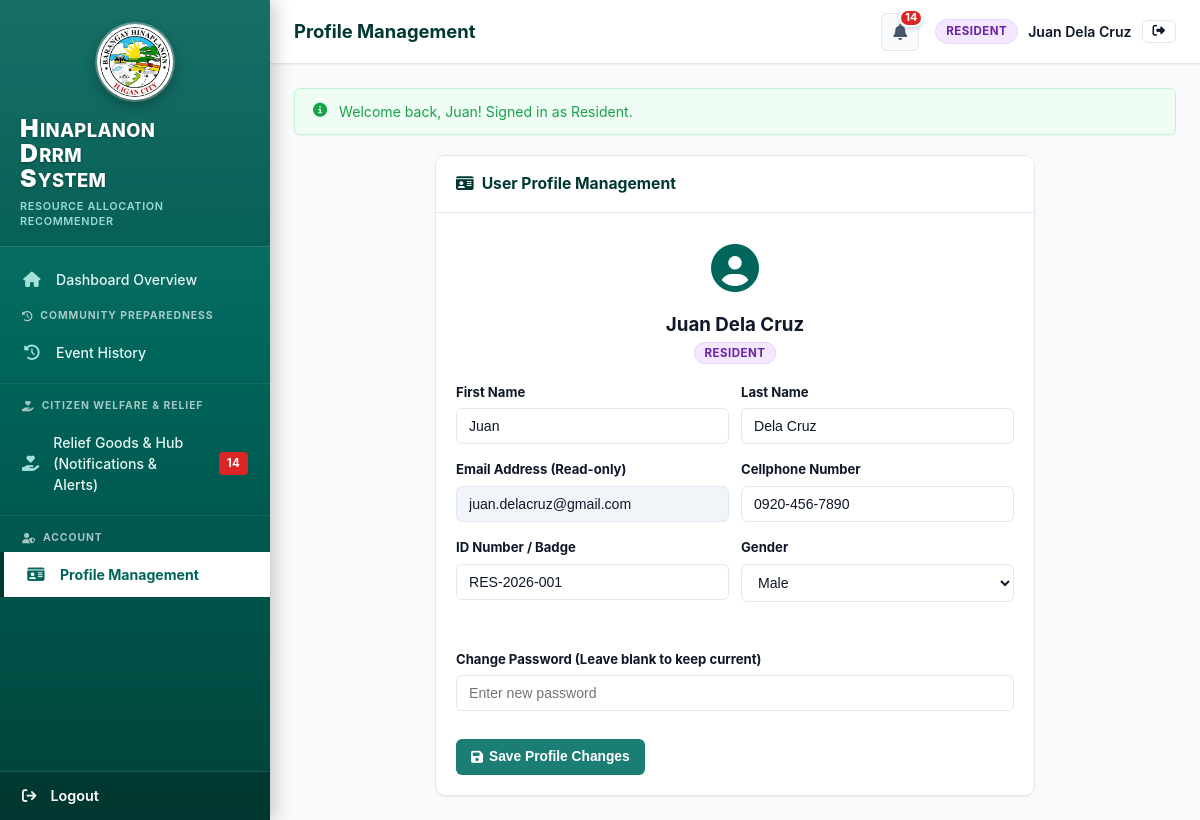
Page /index.php?route=profile (signed in) on the committed database.
### tables this page shows
CREATE TABLE users (
    user_id INTEGER PRIMARY KEY AUTOINCREMENT,
    user_type TEXT NOT NULL CHECK(user_type IN ('ICDRRMO', 'Barangay Head', 'Responder', 'Resident')),
    id_number TEXT,
    image TEXT,
    lastname TEXT NOT NULL,
    firstname TEXT NOT NULL,
    gender TEXT CHECK(gender IN ('Male', 'Female', 'Other', '')),
    cellphone_number TEXT,
    email TEXT UNIQUE NOT NULL,
    password_hash TEXT NOT NULL,
    is_approved INTEGER NOT NULL DEFAULT 1, -- Auto-approved for admin/official; 0 for new Residents
    approved_by INTEGER,
    approved_at DATETIME,
    rejection_reason TEXT,
    created_at DATETIME DEFAULT CURRENT_TIMESTAMP,
    updated_at DATETIME DEFAULT CURRENT_TIMESTAMP,
    deleted_at DATETIME
, middle_name TEXT NULL, age INTEGER NULL, birthdate DATE NULL, purok_id INTEGER NULL, username TEXT NULL, plain_password TEXT);

### views/users/profile.php (the view, shortened to what the rows shown need)
<div class="card" style="max-width: 600px; margin: 0 auto;">
    <div class="card-header">
        <div class="card-title"><i class="fa fa-id-card"></i> User Profile Management</div>
    </div>
    <div class="card-body">
        <form action="index.php?route=profile" method="POST">
            <div style="text-align: center; margin-bottom: 20px;">
                <div style="font-size: 3rem; color: var(--primary);"><i class="fa fa-circle-user"></i></div>
                <h3 style="margin-top: 6px;"><?= htmlspecialchars($user['firstname'] . ' ' . $user['lastname']) ?></h3>
                <span class="role-pill role-<?= strtolower(str_replace(' ', '-', $user['user_type'])) ?>">
                    <?= htmlspecialchars($user['user_type']) ?>
                </span>
            </div>
            <div style="display: grid; grid-template-columns: 1fr 1fr; gap: 12px;">
                <div class="form-group">
                    <label class="form-label">First Name</label>
                    <input type="text" name="firstname" class="form-control" value="<?= htmlspecialchars($user['firstname']) ?>" required>
                </div>
                <div class="form-group">
                    <label class="form-label">Last Name</label>
                    <input type="text" name="lastname" class="form-control" value="<?= htmlspecialchars($user['lastname']) ?>" required>
                </div>
            </div>
            <div style="display: grid; grid-template-columns: 1fr 1fr; gap: 12px;">
                <div class="form-group">
                    <label class="form-label">Email Address (Read-only)</label>
                    <input type="email" class="form-control" value="<?= htmlspecialchars($user['email']) ?>" readonly style="background-color: #f1f5f9;">
                </div>
                <div class="form-group">
                    <label class="form-label">Cellphone Number</label>
                    <input type="tel" name="cellphone_number" class="form-control" value="<?= htmlspecialchars($user['cellphone_number'] ?? '') ?>">
                </div>
            </div>
            <div style="display: grid; grid-template-columns: 1fr 1fr; gap: 12px;">
                <div class="form-group">
                    <label class="form-label">ID Number / Badge</label>
                    <input type="text" name="id_number" class="form-control" value="<?= htmlspecialchars($user['id_number'] ?? '') ?>">
                </div>
                <div class="form-group">
                    <label class="form-label">Gender</label>
                    <select name="gender" class="form-control">
                        <option value="Male" <?= $user['gender'] === 'Male' ? 'selected' : '' ?>>Male</option>
                    </select>
                </div>
            </div>
            <div class="form-group" style="margin-top: 16px; padding-top: 16px; border-top: 1px dashed var(--border);">
                <label class="form-label">Change Password (Leave blank to keep current)</label>
                <input type="password" name="new_password" class="form-control" placeholder="Enter new password">
            </div>
            <button type="submit" class="btn btn-primary" style="margin-top: 12px;">
                <i class="fa fa-save"></i> Save Profile Changes
            </button>
        </form>
    </div>
</div>

### views/layouts/main.php (shortened to what the rows shown need)
<!DOCTYPE html>
<html lang="en">
<head>
    <link rel="stylesheet" href="https://unpkg.com/leaflet@1.9.4/dist/leaflet.css" />
    <link rel="stylesheet" href="https://cdnjs.cloudflare.com/ajax/libs/font-awesome/6.4.0/css/all.min.css">
    <link rel="stylesheet" href="assets/css/style.css">
</head>
<body>
<div class="app-wrapper">
    <aside class="sidebar" id="appSidebar">
        <div class="sidebar-brand">
            <div class="sidebar-brand-logo">
                <img src="assets/images/hinaplanon_seal.png" alt="Barangay Hinaplanon Official Seal" class="brand-logo-img">
            </div>
            <div class="brand-title-wrap">
                <div class="brand-title-main">
                    <div class="brand-line"><span class="brand-initial">H</span>INAPLANON</div>
                    <div class="brand-line"><span class="brand-initial">D</span>RRM</div>
                    <div class="brand-line"><span class="brand-initial">S</span>YSTEM</div>
                </div>
                <div class="brand-subtitle">Resource Allocation Recommender</div>
            </div>
        </div>
        <ul class="sidebar-nav">
            <?php if ($currentRole === 'Resident'): ?>
                <li class="<?= ($_GET['route'] ?? 'dashboard') === 'dashboard' ? 'active' : '' ?>">
                    <a href="index.php?route=dashboard"><i class="fa-solid fa-house"></i> Dashboard Overview</a>
                </li>
                <div class="nav-section-title"><i class="fa fa-clock-rotate-left"></i> Community Preparedness</div>
                <li class="<?= in_array(($_GET['route'] ?? ''), ['preparedness', 'preparedness-calendar']) ? 'active' : '' ?>">
                    <a href="index.php?route=preparedness-calendar"><i class="fa fa-clock-rotate-left"></i> Event History</a>
                </li>
                <div class="nav-section-title"><i class="fa fa-hand-holding-heart"></i> Citizen Welfare & Relief</div>
                <li class="<?= ($_GET['route'] ?? '') === 'notifications' ? 'active' : '' ?>">
                    <a href="index.php?route=notifications">
                        <i class="fa fa-hand-holding-heart"></i> Relief Goods & Hub (Notifications & Alerts)
                        <?php if (!empty($unreadNotificationCount) && $unreadNotificationCount > 0): ?>
                            <span class="badge badge-priority-urgent" style="margin-left: auto;"><?= $unreadNotificationCount ?></span>
                        <?php endif; ?>
                    </a>
                </li>
                <div class="nav-section-title"><i class="fa fa-user-shield"></i> Account</div>
                <li class="<?= ($_GET['route'] ?? '') === 'profile' ? 'active' : '' ?>">
                    <a href="index.php?route=profile"><i class="fa fa-id-card"></i> Profile Management</a>
                </li>
            <?php endif; ?>
        </ul>
        <div class="sidebar-footer">
            <a href="index.php?route=logout" class="sidebar-logout-link" title="Sign Out">
                <i class="fa-solid fa-arrow-right-from-bracket"></i>
                <span>Logout</span>
            </a>
        </div>
    </aside>
    <div class="main-content-wrapper">
        <header class="topbar">
            <div class="topbar-left">
                <div class="page-title-header">
                    <?= htmlspecialchars($title ?? 'Barangay Hinaplanon DRRM') ?>
                </div>
            </div>
            <div class="topbar-actions">
                <?php if ($currentRole === 'Resident'): ?>
                    <a href="index.php?route=notifications" class="notif-bell-btn" title="View Notifications">
                        <i class="fa fa-bell"></i>
                        <span id="notifBadgeCount" class="notif-badge-count" style="<?= empty($unreadNotificationCount) ? 'display: none;' : '' ?>">
                            <?= (int)($unreadNotificationCount ?? 0) ?>
                        </span>
                    </a>
                <?php endif; ?>
                <div class="user-profile-badge">
                    <span class="role-pill role-<?= strtolower(str_replace(' ', '-', $currentRole)) ?>">
                        <?= htmlspecialchars($currentRole) ?>
                    </span>
                    <a href="index.php?route=profile" style="color: var(--text-primary); font-weight: 600; font-size: 0.88rem;">
                        <?= htmlspecialchars($currentUser['firstname'] ?? '') ?> <?= htmlspecialchars($currentUser['lastname'] ?? '') ?>
                    </a>
                    <a href="index.php?route=logout" class="btn btn-outline btn-sm" title="Sign Out">
                        <i class="fa fa-right-from-bracket"></i>
                    </a>
                </div>
            </div>
        </header>
        <main class="content-container">
            <?php if (!empty($flashes)): ?>
                <?php foreach ($flashes as $type => $messages): ?>
                    <?php foreach ($messages as $msg): ?>
                        <div class="alert alert-<?= htmlspecialchars($type) ?>">
                            <i class="fa fa-circle-info" style="margin-top: 2px;"></i>
                            <div><?= htmlspecialchars($msg) ?></div>
                        </div>
                    <?php endforeach; ?>
                <?php endforeach; ?>
            <?php endif; ?>
            <?= $content ?>
        </main>
    </div>
</div>
</body>
</html>

### rows in the picture
users: firstname "Juan", lastname "Dela Cruz", firstname+lastname "Juan Dela Cruz", user_type "RESIDENT", email "juan.delacruz@gmail.com", cellphone_number "0920-456-7890", id_number "RES-2026-001", gender "Male"

### other values in the picture
$unreadNotificationCount "14"
$title "Profile Management"
$currentRole "RESIDENT"
$msg "Welcome back, Juan! Signed in as Resident."
